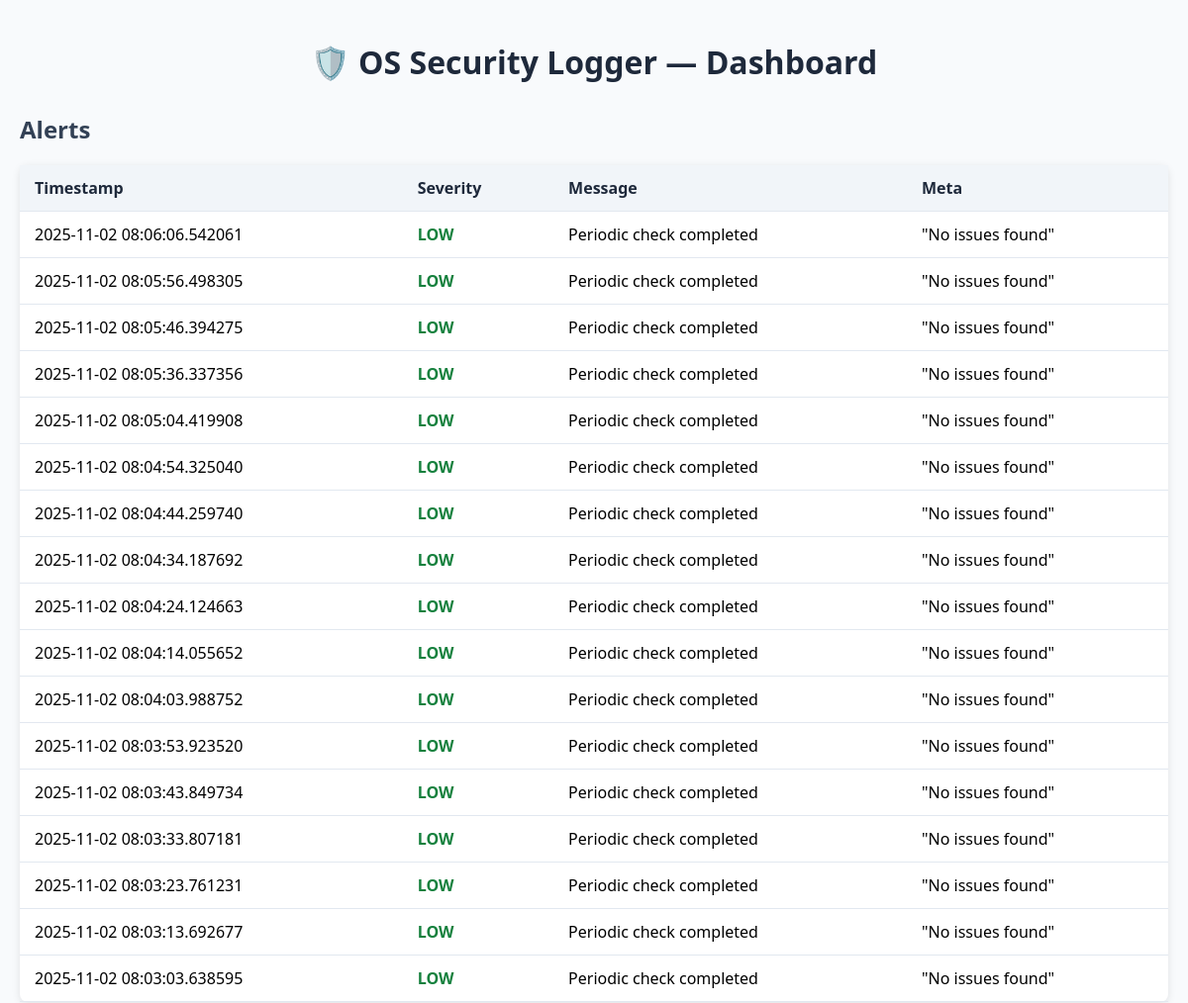
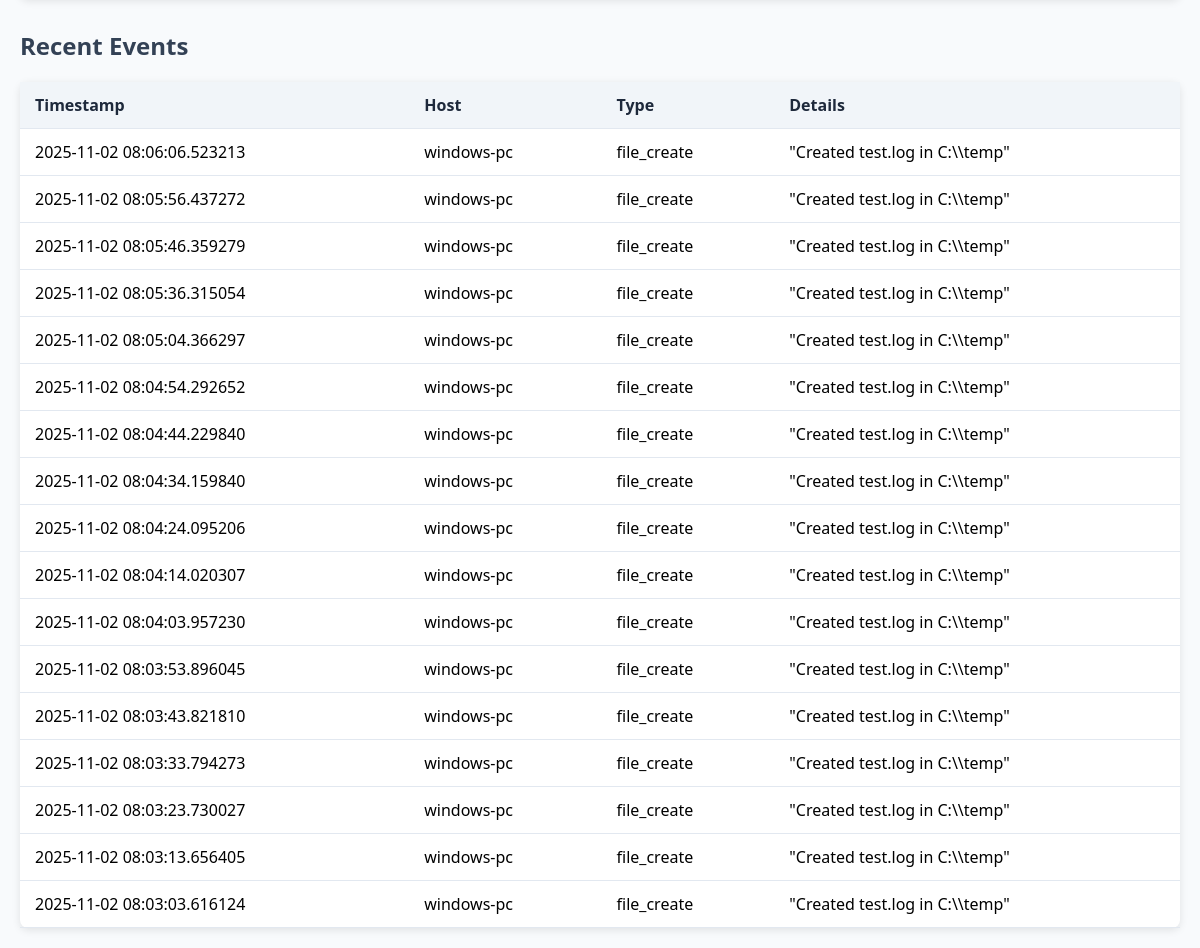
The page / on the database its author committed (2 pictures, top to bottom).
### db.py (models this page shows)
class Alert(Base):
    __tablename__ = 'alerts'
    id = Column(Integer, primary_key=True)
    timestamp = Column(DateTime, default=datetime.utcnow)
    severity = Column(String(16))
    message = Column(Text)
    meta = Column(Text)

class Event(Base):
    __tablename__ = 'events'
    id = Column(Integer, primary_key=True)
    timestamp = Column(DateTime, default=datetime.utcnow)
    host = Column(String(128))
    event_type = Column(String(64))
    details = Column(Text)

### app.py (the view)
@app.route('/')
def index():
    db = SessionLocal()
    events = db.query(Event).order_by(Event.timestamp.desc()).limit(50).all()
    alerts = db.query(Alert).order_by(Alert.timestamp.desc()).limit(50).all()
    return render_template('index.html', events=events, alerts=alerts)

### templates/index.html (shortened to what this page needs)
<!DOCTYPE html>
<html lang="en">
<head>
</head>
<body>
    <div class="container">
        <h1>🛡️ OS Security Logger — Dashboard</h1>
        <h2>Alerts</h2>
        <table>
            <tr>
                <th>Timestamp</th>
                <th>Severity</th>
                <th>Message</th>
                <th>Meta</th>
            </tr>
            {% if alerts %}
                {% for a in alerts %}
                    <tr>
                        <td>{{ a.timestamp }}</td>
                        <td class="severity-{{ a.severity|lower }}">{{ a.severity }}</td>
                        <td>{{ a.message }}</td>
                        <td>{{ a.meta }}</td>
                    </tr>
                {% endfor %}
            {% else %}
                <tr><td colspan="4" class="empty">No alerts recorded yet.</td></tr>
            {% endif %}
        </table>
        <h2>Recent Events</h2>
        <table>
            <tr>
                <th>Timestamp</th>
                <th>Host</th>
                <th>Type</th>
                <th>Details</th>
            </tr>
            {% if events %}
                {% for e in events %}
                    <tr>
                        <td>{{ e.timestamp }}</td>
                        <td>{{ e.host }}</td>
                        <td>{{ e.event_type }}</td>
                        <td>{{ e.details }}</td>
                    </tr>
                {% endfor %}
            {% else %}
                <tr><td colspan="4" class="empty">No events recorded yet.</td></tr>
            {% endif %}
        </table>
    </div>
</body>
</html>

### templates/index.html (style rules this page uses)
body { font-family: 'Segoe UI', Tahoma, sans-serif; background-color: #f8fafc; margin: 0; padding: 20px; }
h1 { text-align: center; color: #1e293b; margin-bottom: 30px; }
h2 { color: #334155; margin-top: 30px; }
table { width: 100%; border-collapse: collapse; margin-top: 10px; background: white; border-radius: 8px; box-shadow: 0 2px 8px rgba(0, 0, 0, 0.1); }
th, td { padding: 12px 15px; text-align: left; border-bottom: 1px solid #e2e8f0; }
th { background-color: #f1f5f9; color: #1e293b; font-weight: 600; }
.severity-low { color: #15803d; font-weight: bold; }
.container { max-width: 1200px; margin: auto; }

### rows shown on the page
Alert: timestamp "2025-11-02 08:06:06.542061", severity "LOW", message "Periodic check completed", meta "\"No issues found\""
Alert: timestamp "2025-11-02 08:05:56.498305", severity "LOW", message "Periodic check completed", meta "\"No issues found\""
Alert: timestamp "2025-11-02 08:05:46.394275", severity "LOW", message "Periodic check completed", meta "\"No issues found\""
Alert: timestamp "2025-11-02 08:05:36.337356", severity "LOW", message "Periodic check completed", meta "\"No issues found\""
Alert: timestamp "2025-11-02 08:05:04.419908", severity "LOW", message "Periodic check completed", meta "\"No issues found\""
Alert: timestamp "2025-11-02 08:04:54.325040", severity "LOW", message "Periodic check completed", meta "\"No issues found\""
Alert: timestamp "2025-11-02 08:04:44.259740", severity "LOW", message "Periodic check completed", meta "\"No issues found\""
Alert: timestamp "2025-11-02 08:04:34.187692", severity "LOW", message "Periodic check completed", meta "\"No issues found\""
Alert: timestamp "2025-11-02 08:04:24.124663", severity "LOW", message "Periodic check completed", meta "\"No issues found\""
Alert: timestamp "2025-11-02 08:04:14.055652", severity "LOW", message "Periodic check completed", meta "\"No issues found\""
Alert: timestamp "2025-11-02 08:04:03.988752", severity "LOW", message "Periodic check completed", meta "\"No issues found\""
Alert: timestamp "2025-11-02 08:03:53.923520", severity "LOW", message "Periodic check completed", meta "\"No issues found\""
Alert: timestamp "2025-11-02 08:03:43.849734", severity "LOW", message "Periodic check completed", meta "\"No issues found\""
Alert: timestamp "2025-11-02 08:03:33.807181", severity "LOW", message "Periodic check completed", meta "\"No issues found\""
Alert: timestamp "2025-11-02 08:03:23.761231", severity "LOW", message "Periodic check completed", meta "\"No issues found\""
Alert: timestamp "2025-11-02 08:03:13.692677", severity "LOW", message "Periodic check completed", meta "\"No issues found\""
Alert: timestamp "2025-11-02 08:03:03.638595", severity "LOW", message "Periodic check completed", meta "\"No issues found\""
Event: timestamp "2025-11-02 08:06:06.523213", host "windows-pc", event_type "file_create", details "\"Created test.log in C:\\\\temp\""
Event: timestamp "2025-11-02 08:05:56.437272", host "windows-pc", event_type "file_create", details "\"Created test.log in C:\\\\temp\""
Event: timestamp "2025-11-02 08:05:46.359279", host "windows-pc", event_type "file_create", details "\"Created test.log in C:\\\\temp\""
Event: timestamp "2025-11-02 08:05:36.315054", host "windows-pc", event_type "file_create", details "\"Created test.log in C:\\\\temp\""
Event: timestamp "2025-11-02 08:05:04.366297", host "windows-pc", event_type "file_create", details "\"Created test.log in C:\\\\temp\""
Event: timestamp "2025-11-02 08:04:54.292652", host "windows-pc", event_type "file_create", details "\"Created test.log in C:\\\\temp\""
Event: timestamp "2025-11-02 08:04:44.229840", host "windows-pc", event_type "file_create", details "\"Created test.log in C:\\\\temp\""
Event: timestamp "2025-11-02 08:04:34.159840", host "windows-pc", event_type "file_create", details "\"Created test.log in C:\\\\temp\""
Event: timestamp "2025-11-02 08:04:24.095206", host "windows-pc", event_type "file_create", details "\"Created test.log in C:\\\\temp\""
Event: timestamp "2025-11-02 08:04:14.020307", host "windows-pc", event_type "file_create", details "\"Created test.log in C:\\\\temp\""
Event: timestamp "2025-11-02 08:04:03.957230", host "windows-pc", event_type "file_create", details "\"Created test.log in C:\\\\temp\""
Event: timestamp "2025-11-02 08:03:53.896045", host "windows-pc", event_type "file_create", details "\"Created test.log in C:\\\\temp\""
Event: timestamp "2025-11-02 08:03:43.821810", host "windows-pc", event_type "file_create", details "\"Created test.log in C:\\\\temp\""
Event: timestamp "2025-11-02 08:03:33.794273", host "windows-pc", event_type "file_create", details "\"Created test.log in C:\\\\temp\""
Event: timestamp "2025-11-02 08:03:23.730027", host "windows-pc", event_type "file_create", details "\"Created test.log in C:\\\\temp\""
Event: timestamp "2025-11-02 08:03:13.656405", host "windows-pc", event_type "file_create", details "\"Created test.log in C:\\\\temp\""
Event: timestamp "2025-11-02 08:03:03.616124", host "windows-pc", event_type "file_create", details "\"Created test.log in C:\\\\temp\""
